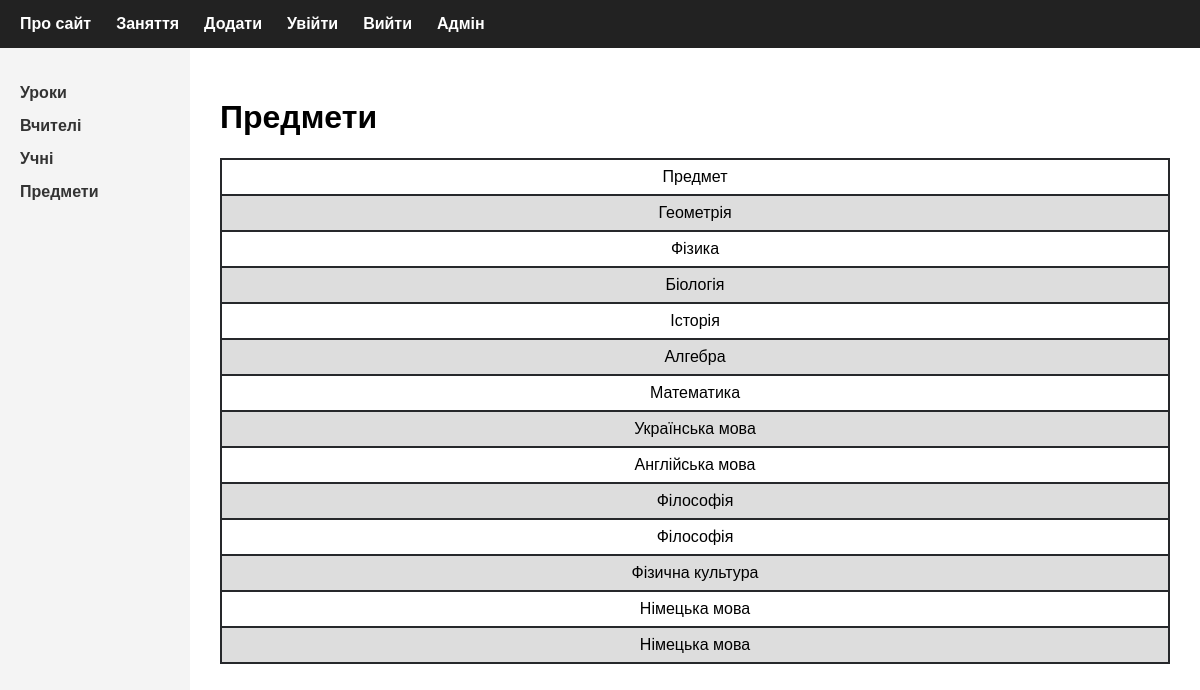
Before: /lessons/subjects/ with the older database file.
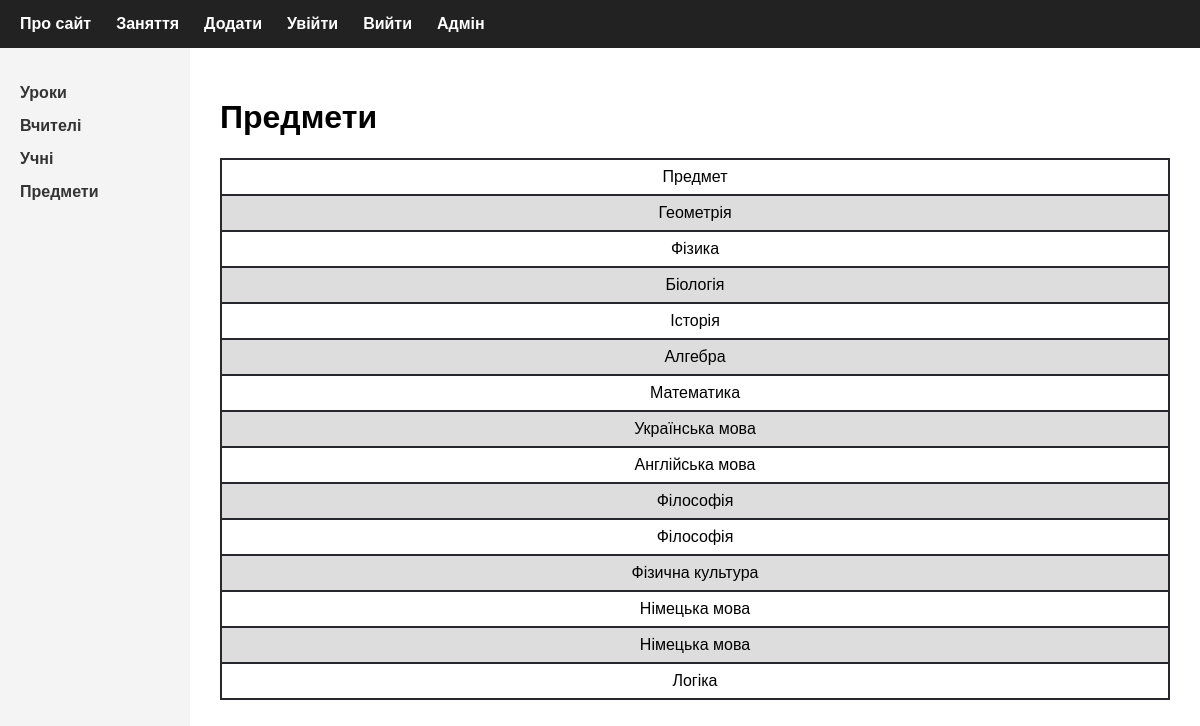
After: the same page with the newer database file.
### lessons/models.py (models this page shows, shortened)
class Subjects(models.Model):
    name = models.CharField(max_length=100)
    class Meta:
        verbose_name = 'Предмет'
        verbose_name_plural = 'Предмет'

### lessons/views.py (the view)
# urls.py: path('subjects/', views.web_subjects, name='subjects'),
def web_subjects(request):
    subjects = Subjects.objects.all()
    context = {'subjects': subjects, 'menu': menu}
    return render(request, 'lessons/subjects.html', context)

### lessons/templates/lessons/subjects.html (shortened to what this page needs)
{% extends 'lessons/index.html' %}
{% block page %}
<h1>
Предмети
</h1>
<table>
    <tr>
        <td>Предмет</td>
    </tr>
    {% for subject in subjects %}
    <tr>
        <td>{{subject.name}}</td>
    </tr>
    {% endfor %}
</table>
{% endblock page %}

Changed rows visible on the page:
added Subjects: name "Логіка"
